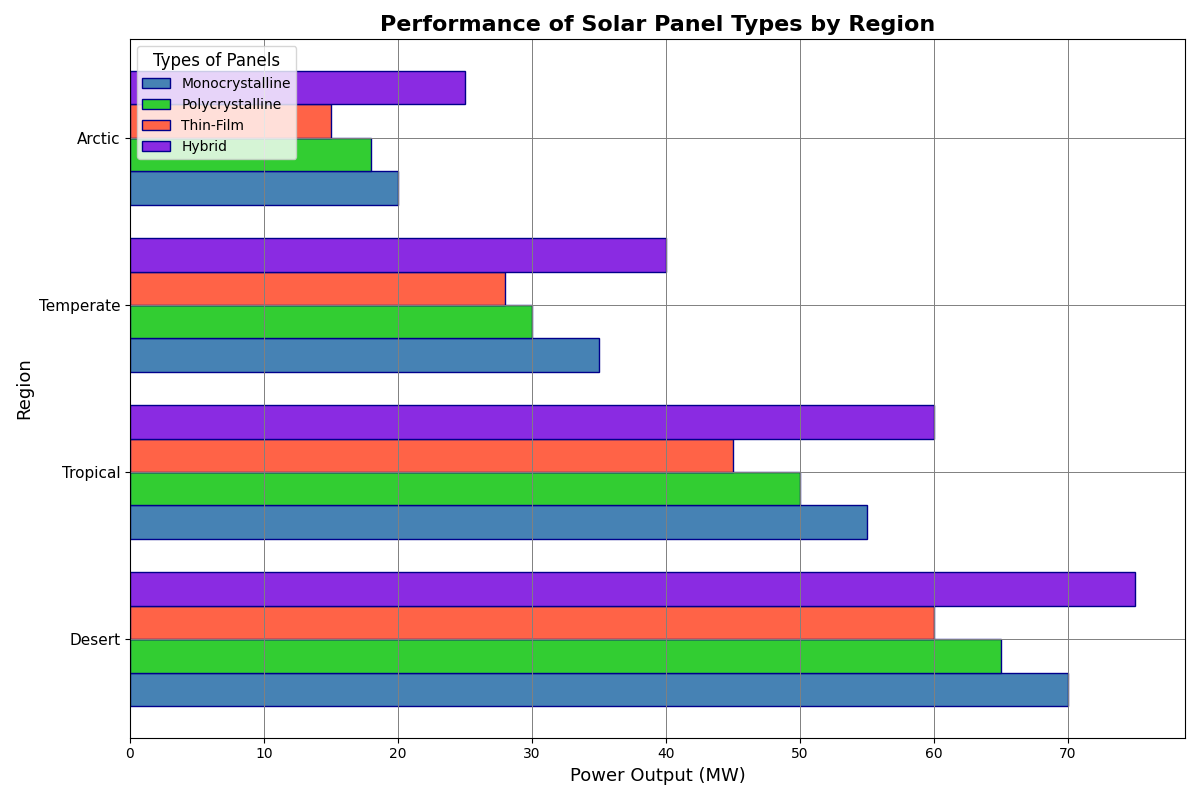

This chart was generated by the following Python code:
import matplotlib.pyplot as plt
import numpy as np

regions = ['Desert', 'Tropical', 'Temperate', 'Arctic']
panel_types = ['Monocrystalline', 'Polycrystalline', 'Thin-Film', 'Hybrid']

power_output = np.array([
    [70, 55, 35, 20],
    [65, 50, 30, 18],
    [60, 45, 28, 15],
    [75, 60, 40, 25]  # New data for Hybrid panels
])

fig, ax = plt.subplots(figsize=(12, 8))

colors = ['#4682B4', '#32CD32', '#FF6347', '#8A2BE2']  # Updated colors to include the new panel

bar_width = 0.2  # Adjust bar width to accommodate four groups
y_pos = np.arange(len(regions))

# Plot horizontal bars
for idx, (panel_idx, color) in enumerate(zip(range(len(panel_types)), colors)):
    ax.barh(y_pos + (panel_idx - 1.5) * bar_width, power_output[panel_idx], bar_width,
            color=color, edgecolor='darkblue', linestyle='-', label=panel_types[panel_idx])

ax.set_title("Performance of Solar Panel Types by Region", fontsize=16, fontweight='bold')
ax.set_ylabel("Region", fontsize=13, fontweight='medium')
ax.set_xlabel("Power Output (MW)", fontsize=13, fontweight='medium')

ax.set_yticks(y_pos)
ax.set_yticklabels(regions, fontsize=11)

ax.legend(title='Types of Panels', loc='upper left', fontsize=10, title_fontsize='12')

ax.grid(color='gray', linestyle='-', linewidth=0.7)

plt.tight_layout()
plt.show()
